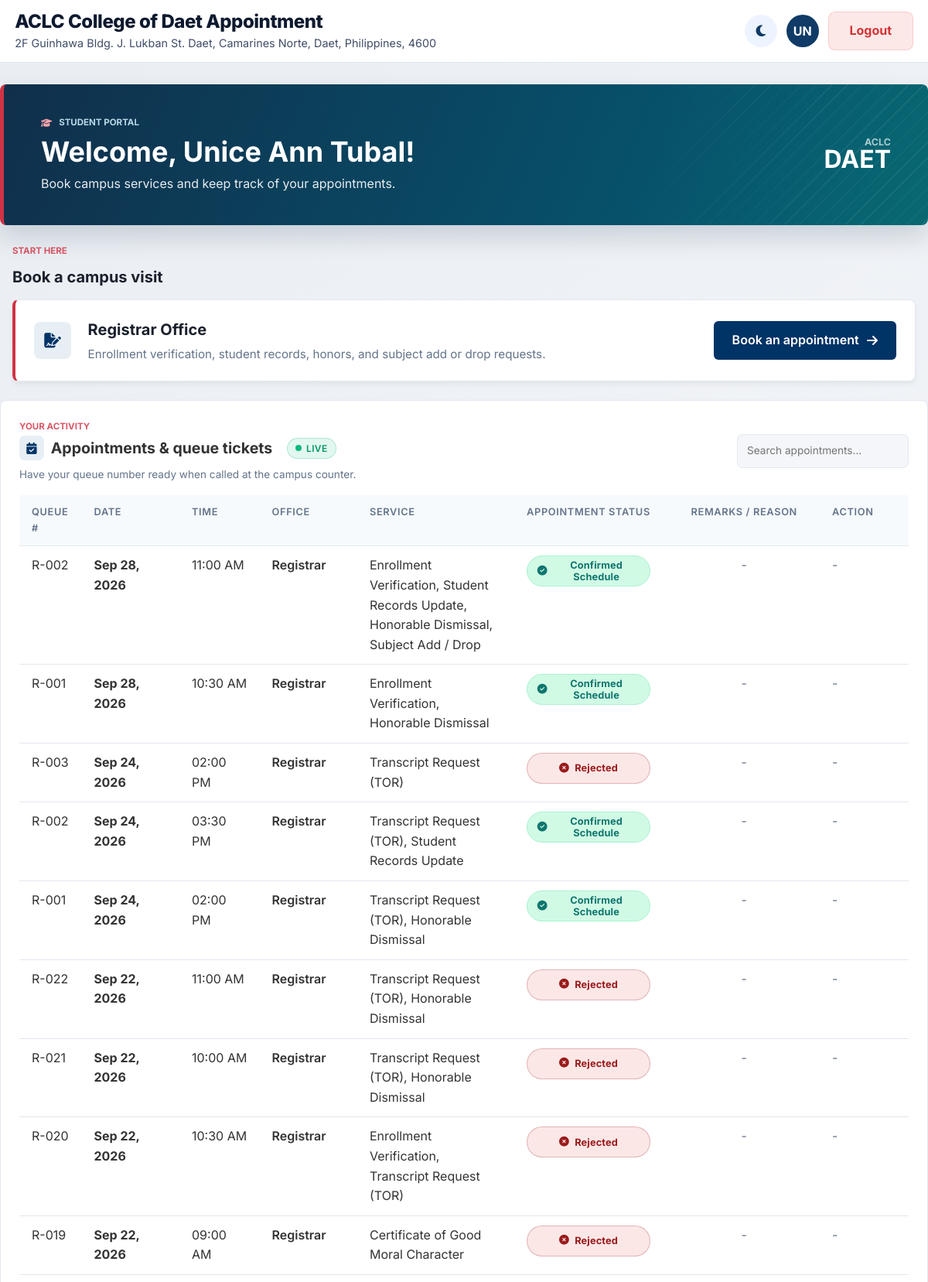
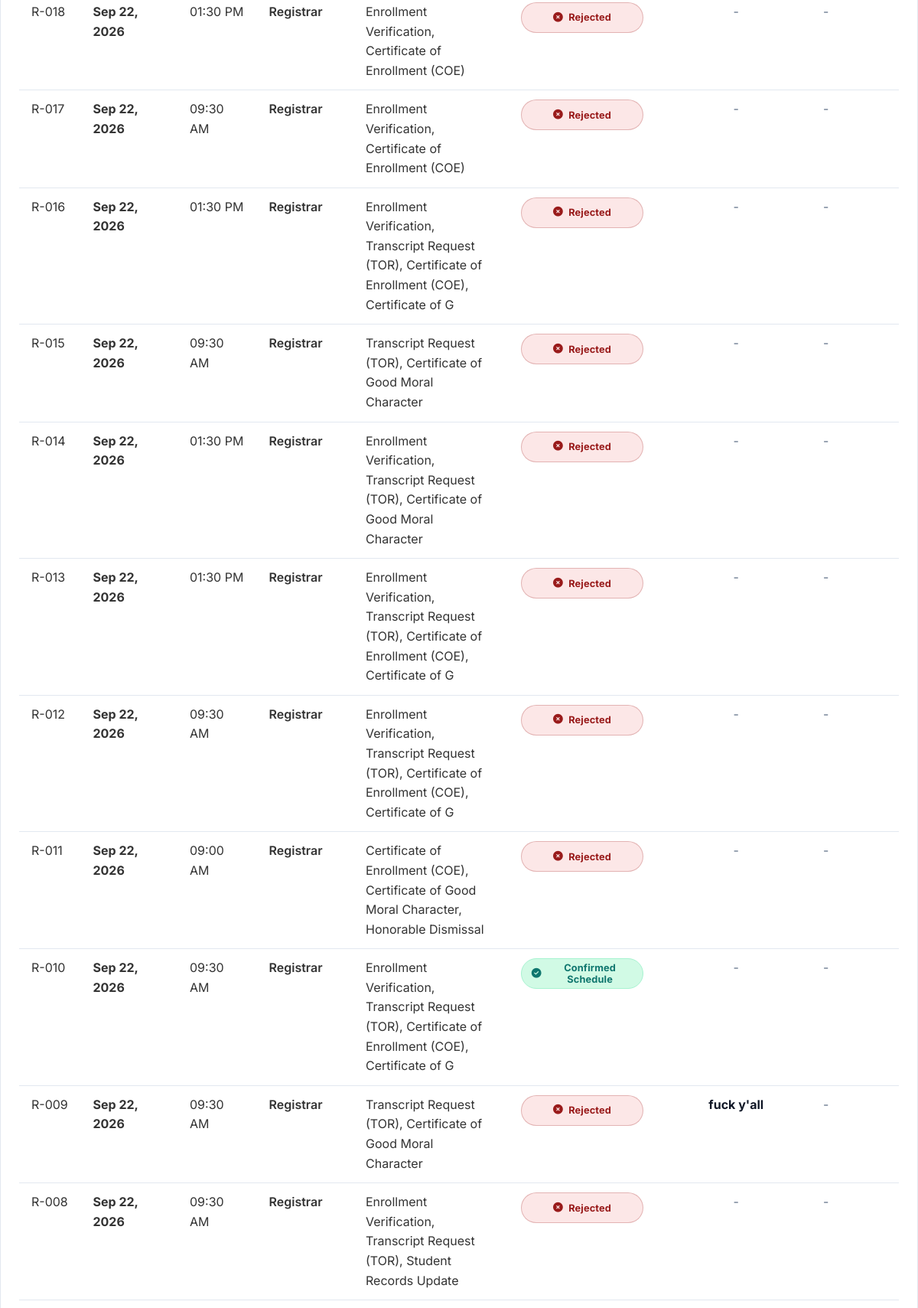
Screenshot of /homepage.php (signed in, upper part) with the database file from the repository (2 pictures, top to bottom).
### tables this page shows
CREATE TABLE `appointments` (
  `id` int(11) NOT NULL AUTO_INCREMENT,
  `slot_id` int(11) DEFAULT NULL,
  `student_id` varchar(50) NOT NULL,
  `office` varchar(50) NOT NULL,
  `service` varchar(100) NOT NULL,
  `appointment_date` date NOT NULL,
  `appointment_time` time NOT NULL,
  `status` varchar(50) NOT NULL DEFAULT 'Pending',
  `rejection_reason` text DEFAULT NULL,
  `registrar_notes` text DEFAULT NULL,
  `queue_number` varchar(20) NOT NULL DEFAULT '',
  `queue_status` varchar(30) NOT NULL DEFAULT 'Waiting',
  `called_at` datetime DEFAULT NULL,
  `created_at` timestamp NOT NULL DEFAULT current_timestamp(),
  `updated_at` timestamp NOT NULL DEFAULT current_timestamp() ON UPDATE current_timestamp(),
  `processed_at` datetime DEFAULT NULL,
  PRIMARY KEY (`id`),
  KEY `student_id` (`student_id`),
  KEY `slot_id` (`slot_id`),
  CONSTRAINT `appointments_ibfk_1` FOREIGN KEY (`student_id`) REFERENCES `users` (`student_id`)
);

### homepage.php (the view, shortened to what this page needs)
<?php
include("db.php");
$student_id = $_SESSION['user_id'];
$safe_student_id = mysqli_real_escape_string($con, $student_id);
$result = mysqli_query($con, "SELECT id, office, service, appointment_date, appointment_time, status, rejection_reason, registrar_notes, queue_number, queue_status FROM appointments WHERE student_id = '$safe_student_id' ORDER BY id DESC");
?>
<!DOCTYPE html>
<html lang="en">
<head>
    <link rel="stylesheet" href="https://cdnjs.cloudflare.com/ajax/libs/font-awesome/6.4.0/css/all.min.css">
    <link rel="stylesheet" href="homepage.css">
    <link rel="stylesheet" href="popup.css?v=<?php echo filemtime(__DIR__ . '/popup.css'); ?>">
</head>
<body>
    <header class="home-header">
        <div class="school-name">
            <div class="school-text">
                <h1>ACLC College of Daet Appointment</h1>
                <p class="school-info">2F Guinhawa Bldg. J. Lukban St. Daet, Camarines Norte, Daet, Philippines, 4600</p>
            </div>
        </div>
        <div class="header-user-actions">
            <button type="button" class="theme-toggle" id="themeToggle" aria-label="Toggle dark mode">
                <i class="fas fa-moon"></i>
            </button>
            <button type="button" class="profile-trigger" id="profileTrigger" aria-label="View profile">
                <?php
                    $user_initials = strtoupper(substr(trim($_SESSION['user_name'] ?? 'Student'), 0, 2));
                    echo htmlspecialchars($user_initials);
                ?>
            </button>
            <a href="logout.php" class="logout-button">Logout</a>
        </div>
    </header>
    <section class="welcome-sec">
        <div class="welcome-copy">
            <p class="welcome-kicker"><i class="fas fa-graduation-cap" aria-hidden="true"></i> Student portal</p>
            <h2>Welcome, <?php echo htmlspecialchars($_SESSION['user_name'] ?? 'Student'); ?>!</h2>
            <p>Book campus services and keep track of your appointments.</p>
        </div>
        <div class="welcome-campus" aria-label="ACLC Daet campus">
            <span>ACLC</span>
            <strong>DAET</strong>
        </div>
    </section>
    <section class="options" id="office-options">
        <div class="section-intro">
            <p class="section-kicker">Start here</p>
            <h3>Book a campus visit</h3>
        </div>
        <div class="cards">
            <div class="card card-registrar">
                <div class="card-icon" aria-hidden="true"><i class="fas fa-file-signature"></i></div>
                <div class="card-copy">
                    <h4>Registrar Office</h4>
                    <p>Enrollment verification, student records, honors, and subject add or drop requests.</p>
                </div>
                <a href="registrar.php" class="btn">Book an appointment <i class="fas fa-arrow-right" aria-hidden="true"></i></a>
            </div>
        </div>
    </section>
    <section class="appointments" id="appointments">
        <div class="appointments-heading">
            <div>
                <p class="section-kicker">Your activity</p>
                <h3><span class="appointments-title-icon" aria-hidden="true"><i class="fas fa-calendar-check"></i></span> Appointments &amp; queue tickets
                    <span class="live-indicator" id="liveIndicator" title="Auto-refreshing every 8 seconds">
                        <span class="live-dot"></span> LIVE
                    </span>
                </h3>
                <p class="appointments-help">Have your queue number ready when called at the campus counter.</p>
            </div>
            <div class="appointment-filters" aria-label="Filter upcoming appointments">
                <input type="search" id="appointmentSearch" placeholder="Search appointments...">
            </div>
        </div>
        <table>
            <thead>
                <tr>
                    <th>Queue #</th>
                    <th>Date</th>
                    <th>Time</th>
                    <th>Office</th>
                    <th>Service</th>
                    <th>Appointment Status</th>
                    <th>Remarks / Reason</th>
                    <th>Action</th>
                </tr>
            </thead>
         <tbody id="studentAppointmentsTable">
                <?php if ($result && mysqli_num_rows($result) > 0): ?>
                    <?php while ($row = mysqli_fetch_assoc($result)): ?>
                        <?php
                            $status = strtolower(trim($row['status']));
                            $statusClass = 'status-default';
                            if ($status === 'approved') {
                                $statusClass = 'status-approved';
                            } elseif ($status === 'declined' || $status === 'rejected') {
                                $statusClass = 'status-declined';
                            } elseif ($status === 'pending') {
                                $statusClass = 'status-pending';
                            } elseif ($status === 'cancelled') {
                                $statusClass = 'status-declined';
                            }
                            $display_reason = trim((string)($row['rejection_reason'] ?? '')) !== ''
                                ? trim((string)($row['rejection_reason'] ?? ''))
                                : trim((string)($row['registrar_notes'] ?? ''));
                            $q_badge_class = 'queue-badge';
                            $display_queue = !empty($row['queue_number']) ? $row['queue_number'] : ('#' . $row['id']);
                        ?>
                        <tr class="appointment-row" data-status="<?php echo htmlspecialchars($status); ?>" data-appt-id="<?php echo (int)$row['id']; ?>">
                            <td data-label="Queue #">
                                <span class="<?php echo $q_badge_class; ?>">
                                    <?php echo htmlspecialchars($display_queue); ?>
                                </span>
                            </td>
                            <td data-label="Date" id="date-cell-<?php echo (int)$row['id']; ?>">
                                <strong><?php echo htmlspecialchars(date("M d, Y", strtotime($row['appointment_date']))); ?></strong>
                            </td>
                            <td data-label="Time" id="time-cell-<?php echo (int)$row['id']; ?>">
                                <span><?php echo htmlspecialchars(date("h:i A", strtotime($row['appointment_time']))); ?></span>
                            </td>
                            <td data-label="Office">
                                <span style="font-weight: 600; text-transform: capitalize;">
                                    <?php echo htmlspecialchars($row['office']); ?>
                                </span>
                            </td>
                            <td data-label="Service" id="service-cell-<?php echo (int)$row['id']; ?>"><?php echo htmlspecialchars($row['service']); ?></td>
                            <td data-label="Appointment Status" id="status-cell-<?php echo (int)$row['id']; ?>">
                                <div class="appointment-status-content">
                                <?php if ($status === 'approved'): ?>
                                    <span class="status-badge status-approved"><i class="fas fa-check-circle"></i> Confirmed Schedule</span>
                                <?php elseif ($status === 'pending'): ?>
                                    <span class="status-badge status-pending"><i class="fas fa-hourglass-half"></i> Pending Review</span>
                                <?php elseif ($status === 'rejected' || $status === 'declined'): ?>
                                    <span class="status-badge status-declined"><i class="fas fa-times-circle"></i> Rejected</span>
                                <?php elseif ($status === 'cancelled'): ?>
                                    <span class="status-badge status-declined"><i class="fas fa-ban"></i> Cancelled</span>
                                <?php else: ?>
                                    <span class="status-badge <?php echo $statusClass; ?>"><?php echo htmlspecialchars($row['status']); ?></span>
                                <?php endif; ?>
                                </div>
                            </td>
                            <td data-label="Remarks / Reason" id="reason-cell-<?php echo (int)$row['id']; ?>" class="appointment-reason-cell">
                                <?php if ($display_reason !== ''): ?>
                                    <div class="rejection-reason reason-badge">
                                        <span class="rejection-reason-text"><?php echo htmlspecialchars($display_reason); ?></span>
                                    </div>
                                <?php else: ?>
                                    <span class="text-muted">-</span>
                                <?php endif; ?>
                            </td>
                            <td data-label="Action" id="action-cell-<?php echo (int)$row['id']; ?>">
                                <?php if ($status === 'pending'): ?>
                                    <form method="POST" action="cancel_appointment.php">
                                        <input type="hidden" name="appointment_id" value="<?php echo htmlspecialchars($row['id']); ?>">
                                        <button type="submit" class="cancel-button">Cancel</button>
                                    </form>
                                <?php else: ?>
                                    <span class="text-muted">-</span>
                                <?php endif; ?>
                            </td>
                        </tr>
                    <?php endwhile; ?>
                <?php else: ?>
                    <tr>
                        <td colspan="8">No appointments booked yet. Choose an office above to book your first slot!</td>
                    </tr>
                <?php endif; ?>
            </tbody>
        </table>
    </section>
</body>
</html>

### rows the page displays
appointments: queue_number "R-002", appointment_date "Sep 28, 2026", appointment_time "11:00 AM", office "Registrar", service "Enrollment Verification, Student Records Update, Honorable Dismissal, Subject Add / Drop", status "Approved" (drawn)
appointments: queue_number "R-001", appointment_date "Sep 28, 2026", appointment_time "10:30 AM", office "Registrar", service "Enrollment Verification, Honorable Dismissal", status "Approved" (drawn)
appointments: queue_number "R-003", appointment_date "Sep 24, 2026", appointment_time "02:00 PM", office "Registrar", service "Transcript Request (TOR)", status "Rejected" (drawn)
appointments: queue_number "R-002", appointment_date "Sep 24, 2026", appointment_time "03:30 PM", office "Registrar", service "Transcript Request (TOR), Student Records Update", status "Approved" (drawn)
appointments: queue_number "R-001", appointment_date "Sep 24, 2026", appointment_time "02:00 PM", office "Registrar", service "Transcript Request (TOR), Honorable Dismissal", status "Approved" (drawn)
appointments: queue_number "R-022", appointment_date "Sep 22, 2026", appointment_time "11:00 AM", office "Registrar", service "Transcript Request (TOR), Honorable Dismissal", status "Rejected" (drawn)
appointments: queue_number "R-021", appointment_date "Sep 22, 2026", appointment_time "10:00 AM", office "Registrar", service "Transcript Request (TOR), Honorable Dismissal", status "Rejected" (drawn)
appointments: queue_number "R-020", appointment_date "Sep 22, 2026", appointment_time "10:30 AM", office "Registrar", service "Enrollment Verification, Transcript Request (TOR)", status "Rejected" (drawn)
appointments: queue_number "R-019", appointment_date "Sep 22, 2026", appointment_time "09:00 AM", office "Registrar", service "Certificate of Good Moral Character", status "Rejected" (drawn)
appointments: queue_number "R-018", appointment_date "Sep 22, 2026", appointment_time "01:30 PM", office "Registrar", service "Enrollment Verification, Certificate of Enrollment (COE)", status "Rejected" (drawn)
appointments: queue_number "R-017", appointment_date "Sep 22, 2026", appointment_time "09:30 AM", office "Registrar", service "Enrollment Verification, Certificate of Enrollment (COE)", status "Rejected" (drawn)
appointments: queue_number "R-016", appointment_date "Sep 22, 2026", appointment_time "01:30 PM", office "Registrar", service "Enrollment Verification, Transcript Request (TOR), Certificate of Enrollment (COE), Certificate of G", status "Rejected" (drawn)
appointments: queue_number "R-015", appointment_date "Sep 22, 2026", appointment_time "09:30 AM", office "Registrar", service "Transcript Request (TOR), Certificate of Good Moral Character", status "Rejected" (drawn)
appointments: queue_number "R-014", appointment_date "Sep 22, 2026", appointment_time "01:30 PM", office "Registrar", service "Enrollment Verification, Transcript Request (TOR), Certificate of Good Moral Character", status "Rejected" (drawn)
appointments: queue_number "R-013", appointment_date "Sep 22, 2026", appointment_time "01:30 PM", office "Registrar", service "Enrollment Verification, Transcript Request (TOR), Certificate of Enrollment (COE), Certificate of G", status "Rejected" (drawn)
appointments: queue_number "R-012", appointment_date "Sep 22, 2026", appointment_time "09:30 AM", office "Registrar", service "Enrollment Verification, Transcript Request (TOR), Certificate of Enrollment (COE), Certificate of G", status "Rejected" (drawn)
appointments: queue_number "R-011", appointment_date "Sep 22, 2026", appointment_time "09:00 AM", office "Registrar", service "Certificate of Enrollment (COE), Certificate of Good Moral Character, Honorable Dismissal", status "Rejected" (drawn)
appointments: queue_number "R-010", appointment_date "Sep 22, 2026", appointment_time "09:30 AM", office "Registrar", service "Enrollment Verification, Transcript Request (TOR), Certificate of Enrollment (COE), Certificate of G", status "Approved" (drawn)
appointments: queue_number "R-009", appointment_date "Sep 22, 2026", appointment_time "09:30 AM", office "Registrar", service "Transcript Request (TOR), Certificate of Good Moral Character", status "Rejected" (drawn), rejection_reason "fuck y'all"
appointments: queue_number "R-008", appointment_date "Sep 22, 2026", appointment_time "09:30 AM", office "Registrar", service "Enrollment Verification, Transcript Request (TOR), Student Records Update", status "Rejected" (drawn)

### other values shown
$user_initials "UN"
$_SESSION['user_name'] "Unice Ann Tubal"
